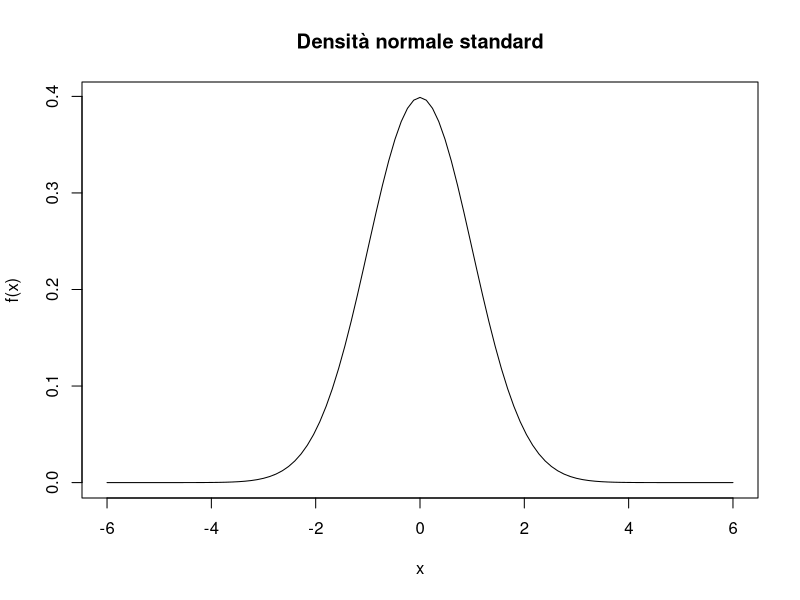
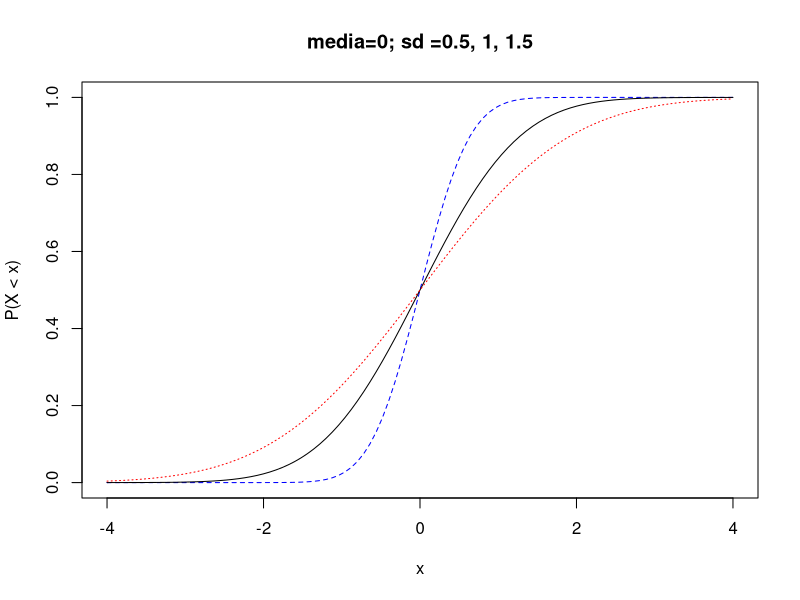
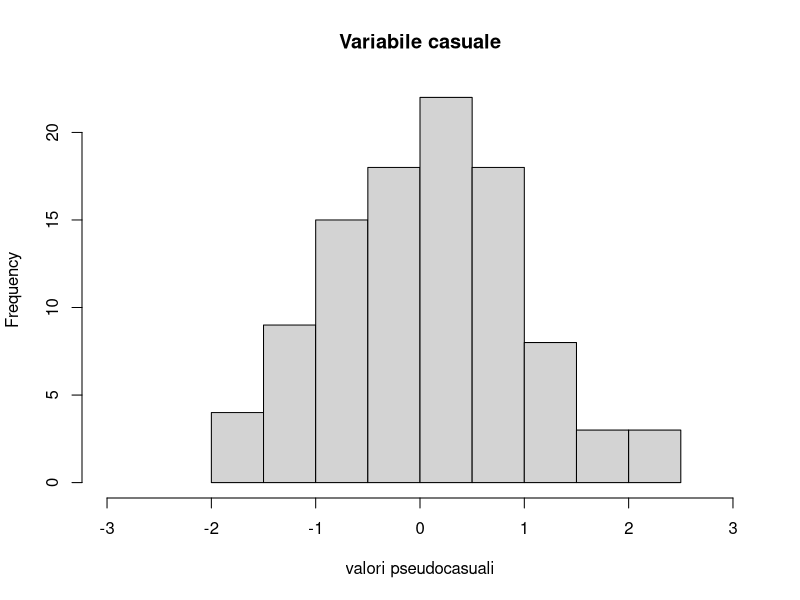
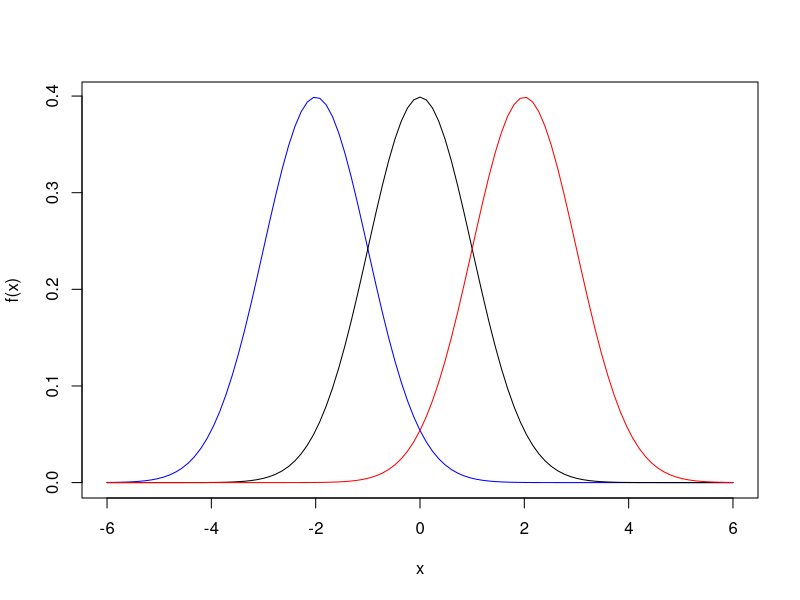
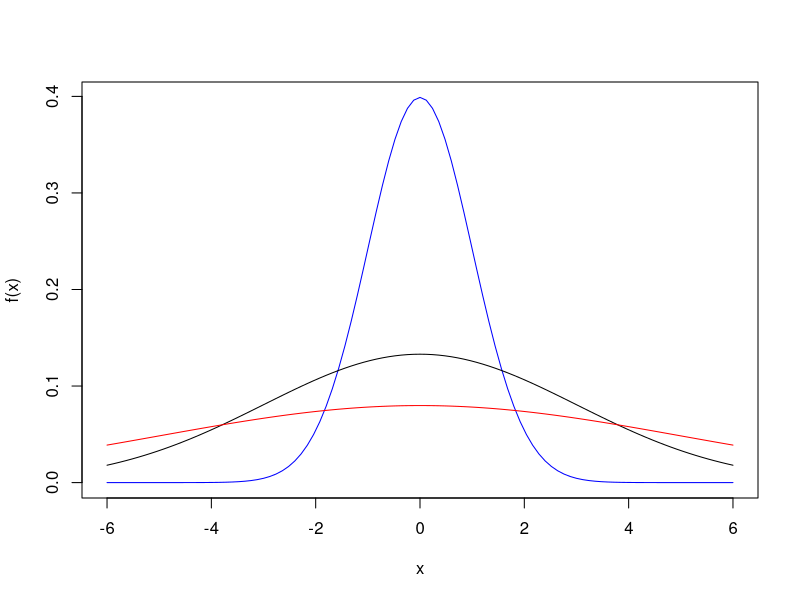

Write the R code that produced these figures, in order.
## ---- chunk 1
library(ggplot2)

data(mpg)

## ---- chunk 2
curve(dnorm(x,mean =0, sd =1), from =-6, to=6, xlab="x", ylab="f(x)", lty =1, main = "Densità normale standard")

## ---- chunk 3
curve(pnorm(x, mean = 0, sd = 0.5, lower.tail = TRUE), from = -4, to = 4, xlab = "x", ylab ="P(X < x)", main="media=0; sd =0.5, 1, 1.5",lty =2, col = "blue")

curve(pnorm(x, mean = 0, sd = 1, lower.tail = TRUE), add =TRUE)

curve(pnorm(x, mean =0, sd =1.5, lower.tail = TRUE), add =TRUE, lty =3, col = "red")

## ---- chunk 4
z<-c(0 ,0.25 ,0.5 ,0.75 ,1)
qnorm(z, mean = 0, sd = 1)

## ---- chunk 5
v_c <- rnorm(n = 100, mean = 0, sd = 1)
hist(v_c, main = "Variabile casuale", xlim = c(-3,3), xlab = "valori pseudocasuali")

## ---- chunk 6
curve(dnorm(x,mean =-2, sd =1), from =-6, to=6, xlab="x", ylab="f(x)", lty =1, col = "blue")

curve(dnorm(x,mean =0, sd =1), from =-6, to=6, xlab="x", ylab="f(x)", lty =1, add = TRUE)

curve(dnorm(x,mean =2, sd =1), from =-6, to=6, xlab="x", ylab="f(x)", lty =1, add= TRUE, col = "red")

## ---- chunk 7
curve(dnorm(x,mean =0, sd =1), from =-6, to=6, xlab="x", ylab="f(x)", lty =1, col = "blue")

curve(dnorm(x,mean =0, sd =3), from =-6, to=6, xlab="x", ylab="f(x)", lty =1, add = TRUE)

curve(dnorm(x,mean =0, sd =5), from =-6, to=6, xlab="x", ylab="f(x)", lty =1, add= TRUE, col = "red")

## ---- chunk 8
pnorm(3, mean = 0, sd = 1) - pnorm(-3, mean=0, sd = 1)

## ---- chunk 9
# Media della variabile hwy -> miglia per gallone in autostrada
stimamu = mean(mpg$hwy)
stimamu

## ---- chunk 10
# Varianza della variabile hwy
stimasigma2 = (length(mpg$hwy) - 1)*var(mpg$hwy)/length(mpg$hwy)
stimasigma2

## ---- chunk 11
mean(mpg$hwy)

## ---- chunk 12
alpha <- 1-0.90
z <- qnorm(1- alpha/2,mean = 0, sd = 1)

n <-length(mpg$hwy)

#limite inferiore
mean(mpg$hwy)- qnorm(1- alpha /2, mean=0, sd =1) *4/ sqrt(n)

#limite superiore
mean(mpg$hwy)+qnorm (1- alpha /2, mean=0, sd =1) *4/ sqrt(n)

## ---- chunk 13
#media campionaria
mean(mpg$cty)

#deviazione standard campionaria
sd(mpg$cty)

## ---- chunk 14
alpha <- 1-0.90
n <- length(mpg$cty)
t <- qt(1-alpha/2,df=n-1)

#limite inferiore
mean(mpg$cty)-qt(1- alpha/2,df=n - 1)*sd(mpg$cty)/sqrt(n)

#limite superiore
mean(mpg$cty)+qt(1-alpha/2,df=n -1)*sd(mpg$cty)/sqrt(n)

## ---- chunk 15
#media campionaria
mean(mpg$hwy)

#varianza campionaria
var(mpg$hwy)

## ---- chunk 16
n <- length(mpg$hwy)
mu <- 23

alpha <- 1-0.90
x_1 <- qchisq(alpha/2, df=n)
x_2 <- qchisq(1-alpha/2, df=n)

#limite inferiore
((n-1)*var(mpg$hwy)+n*(mean(mpg$hwy)-mu)**2)/qchisq(1- alpha/2, df=n)

#limite superiore
((n-1)*var(mpg$hwy)+n*(mean(mpg$hwy)-mu)**2)/qchisq( alpha/2, df=n)

## ---- chunk 17
#media campionaria
mean(mpg$hwy)

#varianza campionaria
var(mpg$hwy)

## ---- chunk 18
n <- length(mpg$hwy)
alpha <- 1-0.90

x_3 <- qchisq(alpha/2, df=n-1)
x_4 <- qchisq(1-alpha/2, df=n-1)


#limite inferiore
(n-1)*var(mpg$hwy)/qchisq(1-alpha/2, df=n-1)

#limite superiore
(n-1)*var(mpg$hwy)/qchisq(alpha/2, df=n -1)

## ---- chunk 19
alpha = 0.05
mu <- mean(mpg$hwy)
sigma <- sd(mpg$hwy)

#La distribuzione della statistica test è normale
qnorm(1-alpha/2, mean=0, sd=1)
n <- length(mpg$hwy)


mu_1 <- mean(mpg$cty)
z <- (mu_1 - mu)/(sigma/sqrt(n))
z

pvalue <- 2*(1-pnorm(abs(z), mean=0, sd=1))
pvalue

## ---- chunk 20
alpha <- 0.01
mu <- mean(mpg$cty)
n <- length(mpg$cty)

#La distribuzione della statistica test è t di student
qt(1-alpha/2, df = n-1)

mu_1 <- mean(mpg$hwy)
sigma <- sd(mpg$hwy)
z <- (mu_1 - mu)/(sigma/sqrt(n))
z

pvalue <- 2*(1-pt(abs(z), df = n-1))
pvalue

## ---- chunk 21
alpha = 0.05

mu <- mean(mpg$hwy)
sigma <- sd(mpg$hwy)

mu_1 <- mean(mpg$cty)
sigma_1 <- sd(mpg$cty)
n <- length(mpg$cty)

#La distribuzione della statistica test è chi-quadrato
qchisq(alpha/2, df = n)
qchisq(1-alpha/2, df = n)

z <- (n-1)*sigma_1/sigma+n*(mu_1-mu)**2/sigma_1
z

## ---- chunk 22
alpha = 0.05

sigma <- sd(mpg$cty)

sigma_1 <- sd(mpg$hwy)
n <- length(mpg$hwy)

#La distribuzione della statistica test è chi-quadrato
qchisq(alpha/2, df = n-1)
qchisq(1-alpha/2, df = n-1)

z <- (n-1)*sigma_1/sigma
z

## ---- chunk 23
n <- length(mpg$hwy)
mu <- mean(mpg$hwy)
sigma <- sd(mpg$hwy)

## ---- chunk 24
a <- numeric(4)
for(i in 1:4)
a[i] <- qnorm(0.2*i, mean=mu, sd=sigma)
a

## ---- chunk 25
r <- 5

nint <- numeric (r)
nint[1] <-length(which(mpg$hwy < a[1]))
nint[2] <-length(which((mpg$hwy >= a[1])&(mpg$hwy[2])))
nint[3] <-length(which((mpg$hwy >= a[2])&(mpg$hwy[3])))
nint[4] <-length(which((mpg$hwy >= a[3])&(mpg$hwy<a[4])))
nint[5] <-length(which( mpg$hwy >=a[4]))
nint

sum(nint)

## ---- chunk 26
chi <- sum(((nint - n*0.2)/sqrt(n*0.2))**2)
chi
           
## ---- chunk 27
r <- 5
k <- 2
alpha <- 0.05

qchisq(alpha/2, df=r-k -1)
qchisq(1- alpha/2, df=r-k -1)

